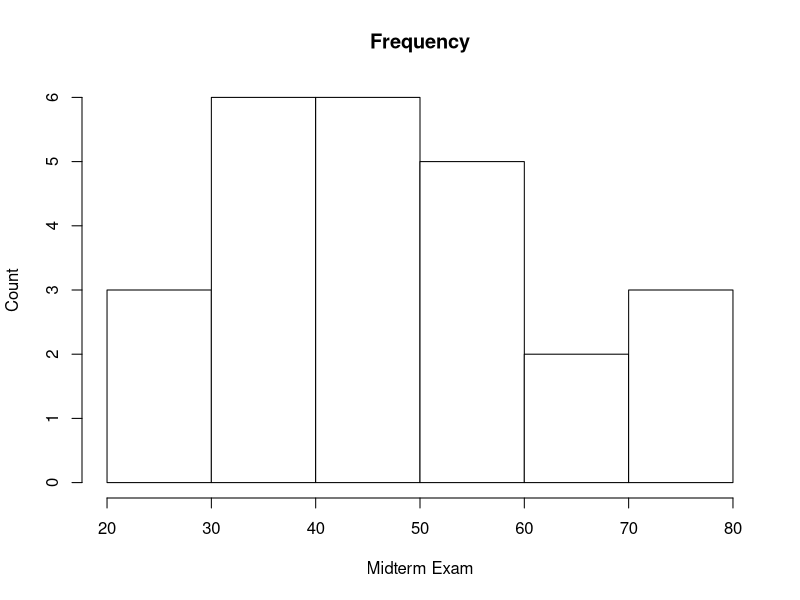
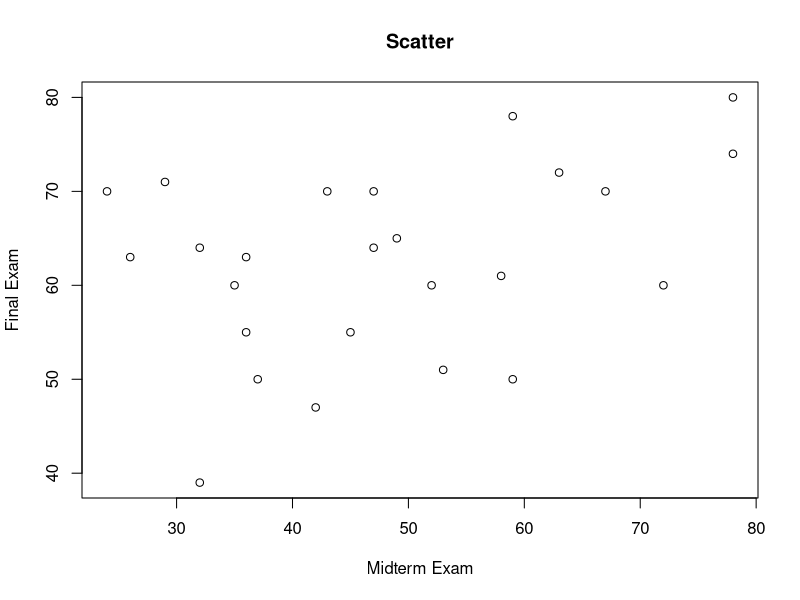

Source code (R) for these figures, in order:
x <- read.csv("st_data.csv")
y <- c(x$midterm)
print(range(y))
print(as.integer(mean(y)))
print(as.integer(var(y)))
print(as.integer(sd(y)))
breaks = seq(0,100, by=10)
y.cut = cut(y,breaks,right = FALSE)
mid.freq = table(y.cut)
mf = cbind(mid.freq)
print(mf)
png(file="aa.png")
hist(y, right = FALSE, main = "Frequency",
     xlab = "Midterm Exam", ylab="Count",col = "white")
invisible(dev.off())
png(file = "bb.png")
plot(y,c(x$final),xlab = "Midterm Exam", ylab = "Final Exam",
     main="Scatter")
invisible(dev.off())

